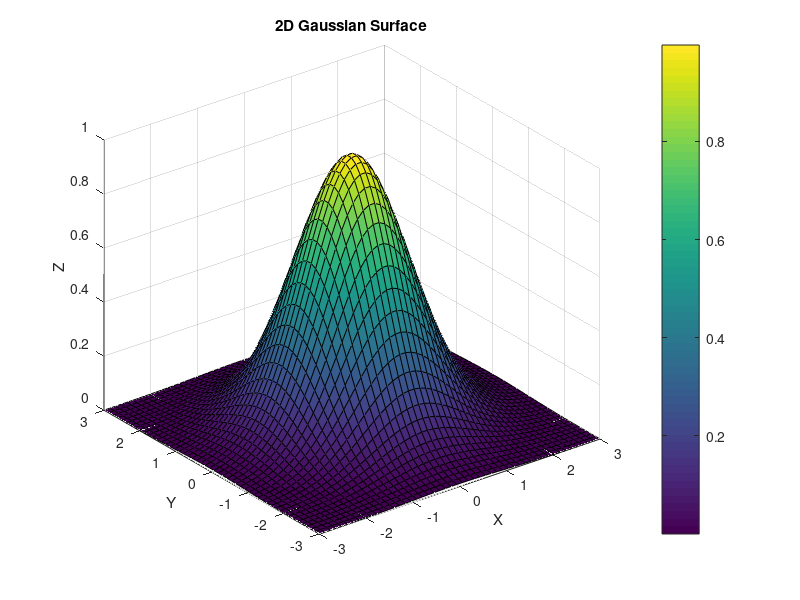

This figure's MATLAB source:
% surf - 3D surface plot
% Demonstrates a surface plot of a 2D Gaussian

x = linspace(-3, 3, 50);
y = linspace(-3, 3, 50);
[X, Y] = meshgrid(x, y);
Z = exp(-(X.^2 + Y.^2) / 2);

figure;
surf(X, Y, Z);
title('2D Gaussian Surface');
xlabel('X');
ylabel('Y');
zlabel('Z');
colorbar;
